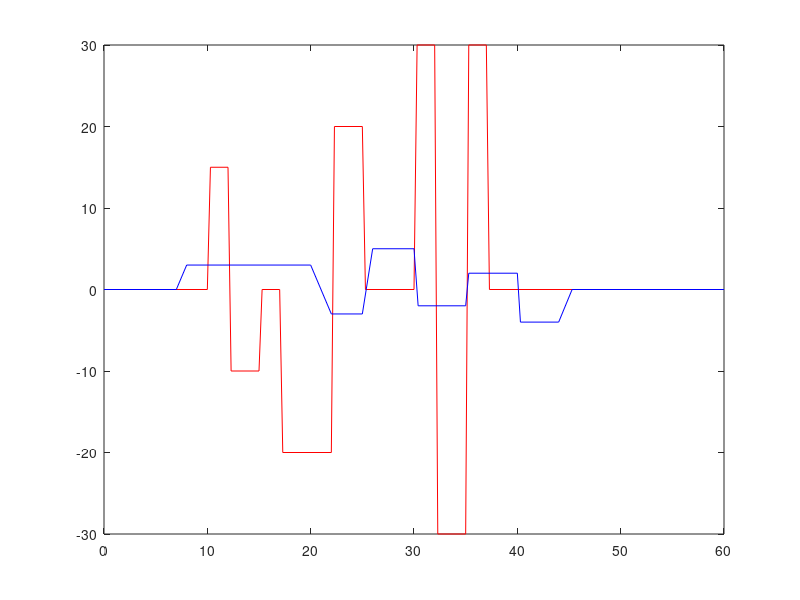

The MATLAB script that drew this image:
% Produce a dummy testf.mat
T = [0 10 10.3 12 12.3 15 15.3 17 17.3 22 22.3 25 25.3 30 30.3 32 32.3 35 35.3 37 37.3 60];
U = [0 0  15   15 -10  -10 0   0  -20 -20 20   20 0     0 30   30 -30  -30 30  30  0    0];

T_pitch = [0  7 8 20 22 25 26 30 30.4 35 35.3 40 40.3 44 45.3 60];
U_pitch = [0  0 3 3  -3 -3 5  5  -2   -2 2     2  -4   -4 0   0];

T = T';
U = U';
T_pitch = T_pitch';
U_pitch = U_pitch';

save dummy_testf T U T_pitch U_pitch;

figure;
plot(T,U,'r',T_pitch,U_pitch,'b');
